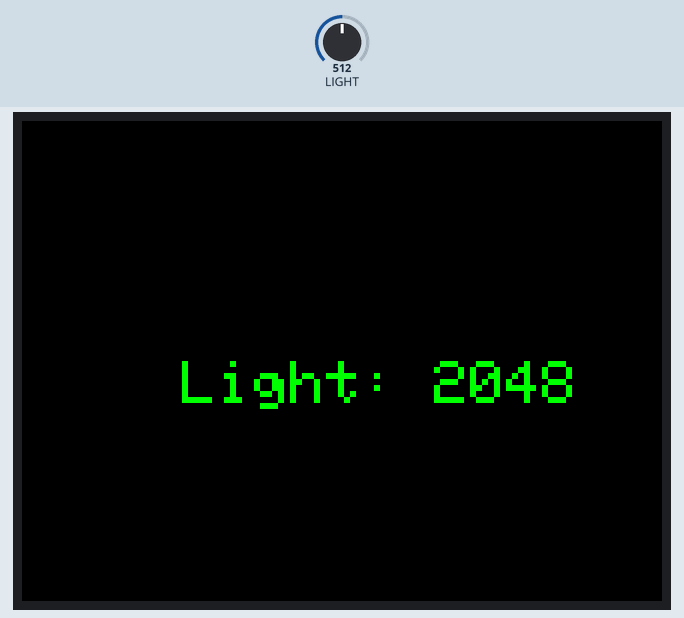
Bench run of a sketch on a simulated Seeed Wio Terminal. On the bench: 320×240 colour display. Inputs (shaded band) come from the test bench; at power-on: LIGHT = 512 (analog values on the 0–1023 scale).

Above: at 1.4 s.
1.5 s: LIGHT set to 716
At 2.2 s:
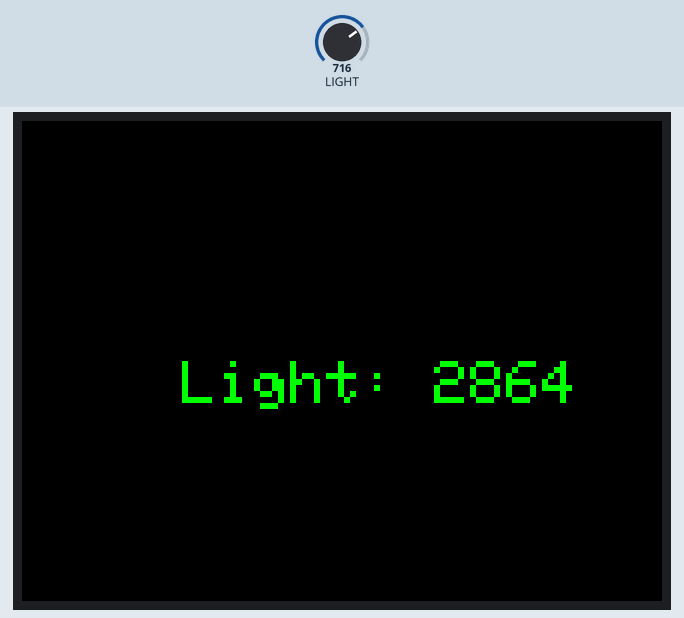
3.2 s: LIGHT set to 900
At 3.7 s:
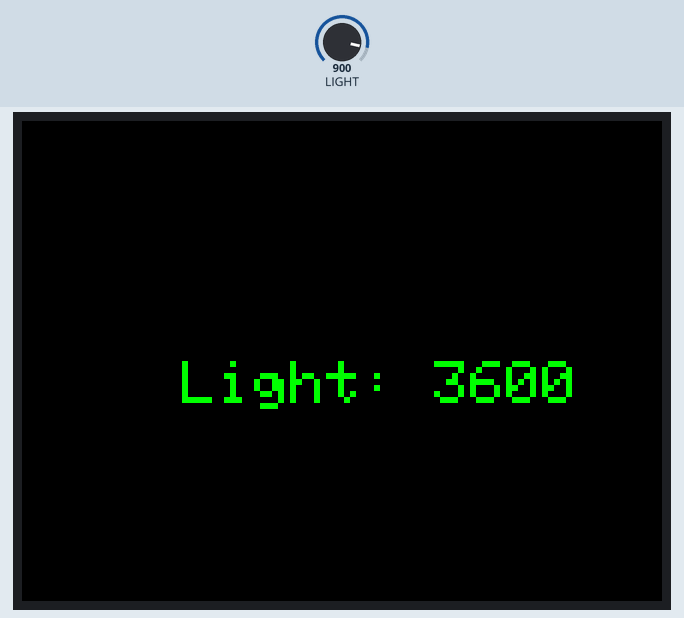
4.8 s: LIGHT set to 1023
At 5.9 s:
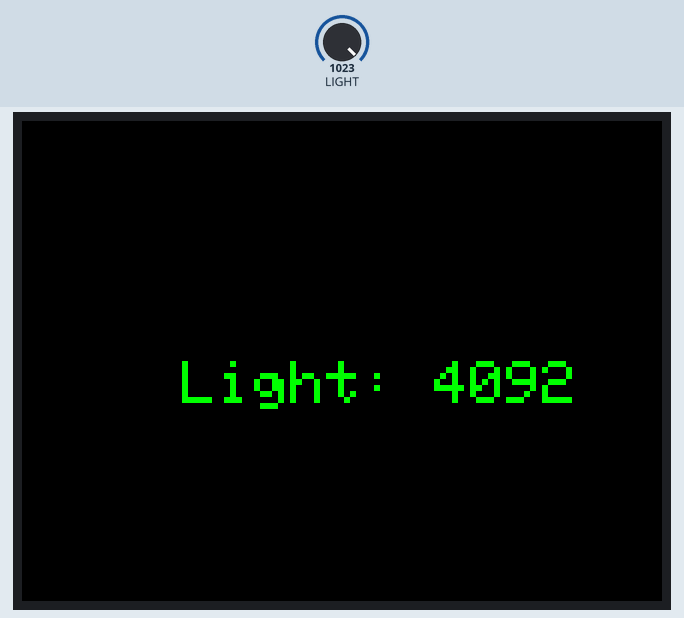
Timing chart, 0 to 7.8 s (numbered marks = the images above; inputs shaded):
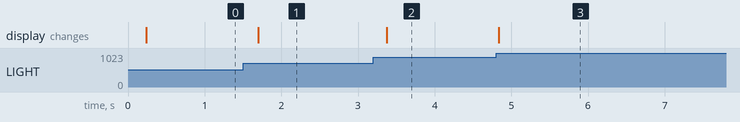

The sketch:

WIO-LightTest.ino
```cpp
#include <TFT_eSPI.h>
TFT_eSPI tft;
void setup()
{
  pinMode(WIO_LIGHT, INPUT);
  analogReadResolution(12);
  tft.begin();
  tft.setRotation(3);
  tft.fillScreen(TFT_BLACK);
  tft.setTextColor(TFT_GREEN,TFT_BLACK);
  tft.setTextSize(3);
}
void loop()
{
   int light = analogRead(WIO_LIGHT);
   tft.drawString("Light: "+String(light)+String("   "), 80, 120);
   delay(200);
 }
```

Measured:
- after the input at 1.5 s, the display: changes after 0.20 s (image 1)
- after the input at 3.2 s, the display: changes after 0.17 s (image 2)
- after the input at 4.8 s, the display: changes at once (image 3)
